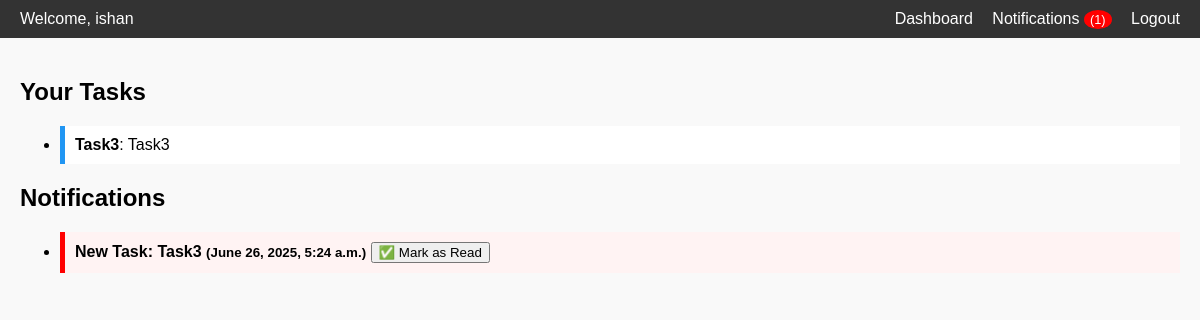
/employee-dashboard/ (signed in), run on an earlier commit of the app's database.
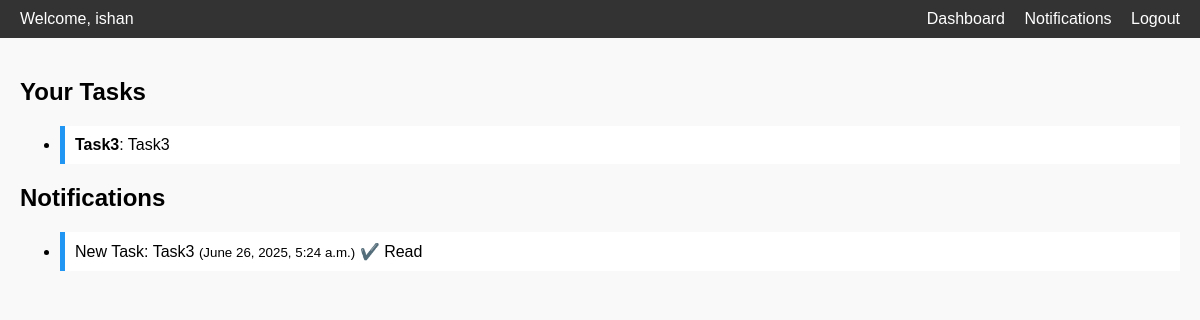
And on a later commit of the database.
### notapp/models.py (models this page shows)
class Notification(models.Model):
    user=models.ForeignKey(User,on_delete=models.CASCADE,related_name='notifications')
    message=models.CharField(max_length=500)
    is_read=models.BooleanField(default=False)
    created_at=models.DateTimeField(auto_now_add=True)

### notapp/views.py (the view)
# urls.py: path('employee-dashboard/', employee_dashboard, name='employee_dashboard'),
@login_required
def employee_dashboard(request):
    tasks = Task.objects.filter(assigned_to=request.user)
    unread_count = request.user.notifications.filter(is_read=False).count()
    notifications = request.user.notifications.order_by('-created_at')
    return render(request, 'employee_dashboard.html', {
        'tasks': tasks,
        'notifications': notifications,
        'unread_count': unread_count
    })

### notapp/templates/employee_dashboard.html (shortened to what this page needs)
{% load static %}
<!DOCTYPE html>
<html>
<head>
    <link rel="stylesheet" href="{% static 'css/dashboard.css' %}">
</head>
<body>
  <nav class="navbar">
    <div class="navbar-left">Welcome, {{ user.username }}</div>
    <div class="navbar-right">
      <a href="{% url 'employee_dashboard' %}" class="nav-link">Dashboard</a>
      <a href="#notifications" class="nav-link notification-link">
        Notifications{% if unread_count > 0 %} <span class="notif-count">({{ unread_count }})</span>{% endif %}
      </a>
      <a href="{% url 'logout' %}" class="nav-link">Logout</a>
    </div>
  </nav>
  <div class="container">
    <h2>Your Tasks</h2>
    <ul class="task-list">
      {% for task in tasks %}
        <li><strong>{{ task.title }}</strong>: {{ task.description }}</li>
      {% endfor %}
    </ul>
    <h2 id="notifications">Notifications</h2>
    <ul class="notif-list">
      {% for note in notifications %}
        <li class="{% if not note.is_read %}unread{% endif %}">
          {{ note.message }} <small>({{ note.created_at }})</small>
          {% if not note.is_read %}
            <form method="post" action="{% url 'mark_read' note.id %}" style="display:inline;">
              <button type="submit">✅ Mark as Read</button>
            </form>
          {% else %}
            <span class="status-icon">✔️ Read</span>
          {% endif %}
        </li>
      {% empty %}
        <li>No notifications</li>
      {% endfor %}
    </ul>
  </div>
</body>
</html>

What changed in the data, as far as the page shows it:
changed Notification "New Task: Task3": is_read "✅ Mark as Read" → "✔️ Read"
Also different on the page:
{{ unread_count }}: "1" → (not shown)
